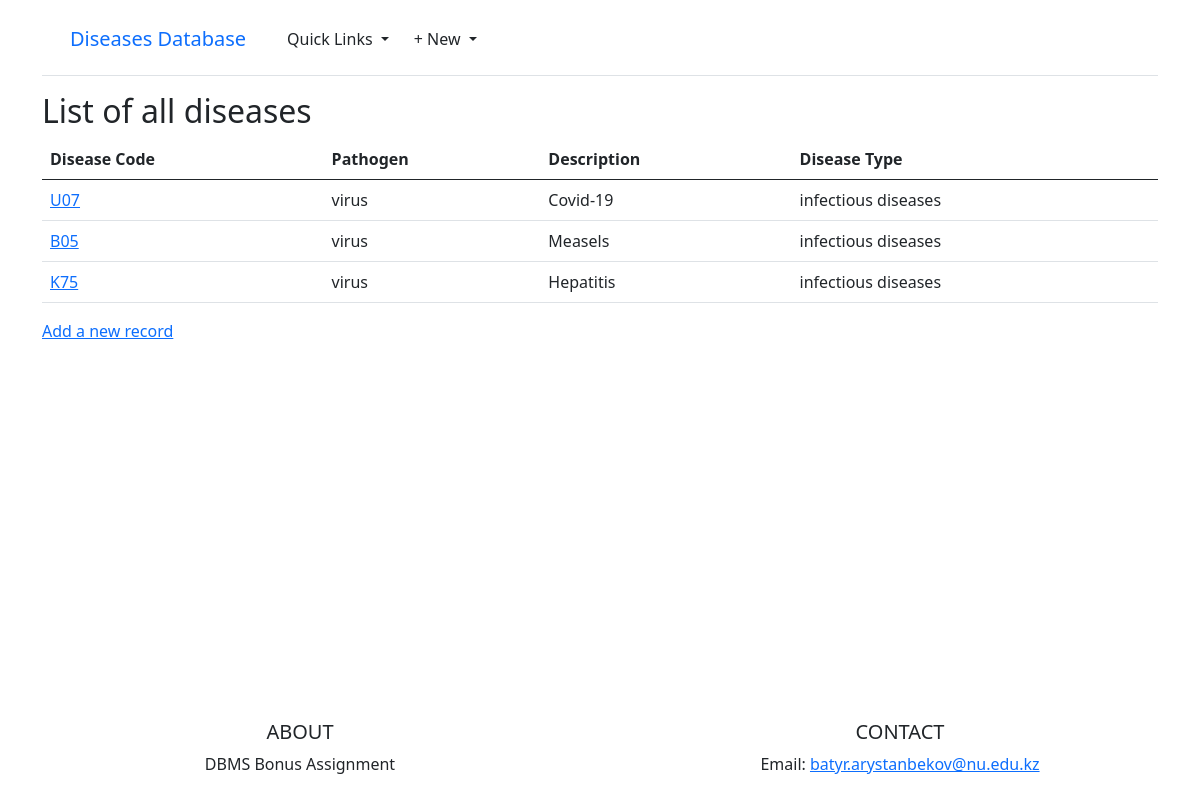
The app's page /diseases/, older data.
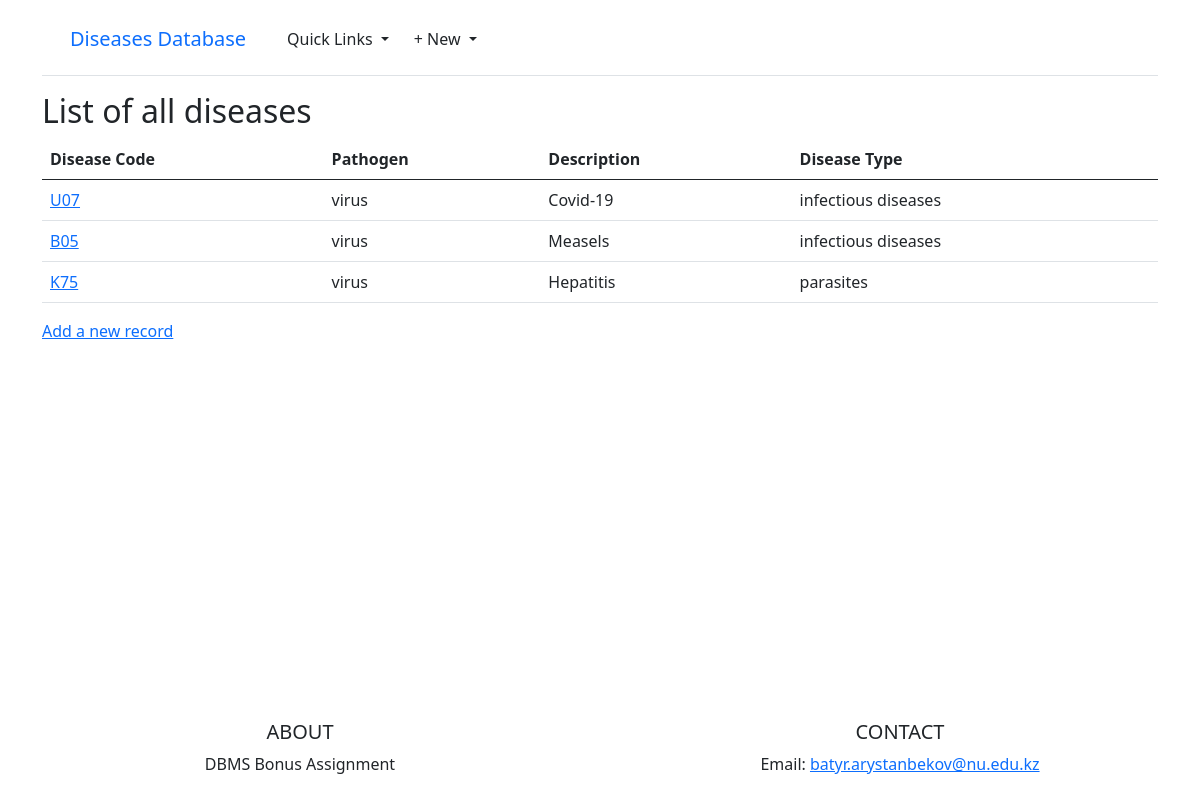
The same page, newer data.
### objects/models.py (models this page shows, shortened)
class Disease(models.Model):
    disease_code = models.CharField(max_length=50, primary_key=True)
    pathogen = models.CharField(max_length=20)
    description = models.CharField(max_length=140)
    id = models.ForeignKey(DiseaseType, on_delete=models.CASCADE)

class DiseaseType(models.Model):
    id = models.AutoField(primary_key=True)
    description = models.CharField(max_length=140)

### objects/views.py (the view)
# urls.py: path('diseases/', DiseaseListView.as_view(), name='disease_list'),
class DiseaseListView(ListView):
    model = Disease
    template_name = 'disease/disease_list.html'

### templates/disease/disease_list.html (shortened to what this page needs)
{% extends "base.html" %}
{% block content %}
<h2>List of all diseases</h2>
<table class="table">
    <thead class="thead-dark">
      <tr>
        <th scope="col">Disease Code</th>
        <th scope="col">Pathogen</th>
        <th scope="col">Description</th>
        <th scope="col">Disease Type</th>
      </tr>
    </thead>
    <tbody>
    {% for d in disease_list %}
        <tr>
            <td><a href="{% url 'disease_detail' d.pk %}">{{ d.disease_code }}</a></td>
            <td>{{ d.pathogen }}</td>
            <td>{{ d.description }}</td>
            <td>{{ d.id.description }}</td>
        </tr>
    {% endfor %}
    </tbody>
  </table>
  <p><a href="{% url 'disease_new' %}">Add a new record</a></p>
{% endblock content %}

Row changes from the older to the newer data that the page shows:
changed Disease "Hepatitis": id.description "infectious diseases" → "parasites"
